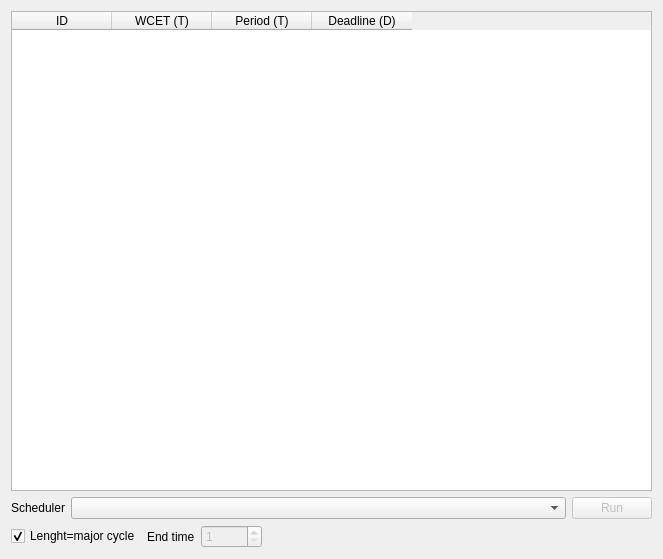
<?xml version="1.0" encoding="UTF-8"?>
<ui version="4.0">
 <class>SchedSim</class>
 <widget class="QWidget" name="SchedSim">
  <property name="geometry">
   <rect>
    <x>0</x>
    <y>0</y>
    <width>663</width>
    <height>559</height>
   </rect>
  </property>
  <property name="windowTitle">
   <string>SchedSim</string>
  </property>
  <layout class="QVBoxLayout" name="verticalLayout_2">
   <item>
    <layout class="QHBoxLayout" name="horizontalLayout">
     <item>
      <widget class="QTableWidget" name="tableWidget">
       <property name="selectionMode">
        <enum>QAbstractItemView::ContiguousSelection</enum>
       </property>
       <property name="selectionBehavior">
        <enum>QAbstractItemView::SelectRows</enum>
       </property>
       <property name="columnCount">
        <number>4</number>
       </property>
       <attribute name="horizontalHeaderVisible">
        <bool>true</bool>
       </attribute>
       <attribute name="verticalHeaderVisible">
        <bool>false</bool>
       </attribute>
       <column>
        <property name="text">
         <string>ID</string>
        </property>
       </column>
       <column>
        <property name="text">
         <string>WCET (T)</string>
        </property>
       </column>
       <column>
        <property name="text">
         <string>Period (T)</string>
        </property>
       </column>
       <column>
        <property name="text">
         <string>Deadline (D)</string>
        </property>
       </column>
      </widget>
     </item>
    </layout>
   </item>
   <item>
    <layout class="QHBoxLayout" name="horizontalLayout_2">
     <item>
      <widget class="QLabel" name="label">
       <property name="text">
        <string>Scheduler</string>
       </property>
      </widget>
     </item>
     <item>
      <widget class="QComboBox" name="schedulersDropdown">
       <property name="sizePolicy">
        <sizepolicy hsizetype="Expanding" vsizetype="Fixed">
         <horstretch>0</horstretch>
         <verstretch>0</verstretch>
        </sizepolicy>
       </property>
      </widget>
     </item>
     <item>
      <widget class="QPushButton" name="runBtn">
       <property name="enabled">
        <bool>false</bool>
       </property>
       <property name="text">
        <string>Run</string>
       </property>
      </widget>
     </item>
    </layout>
   </item>
   <item>
    <layout class="QHBoxLayout" name="horizontalLayout_4">
     <item>
      <widget class="QCheckBox" name="majorCycleCB">
       <property name="text">
        <string>Lenght=major cycle</string>
       </property>
       <property name="checked">
        <bool>true</bool>
       </property>
      </widget>
     </item>
     <item>
      <layout class="QHBoxLayout" name="horizontalLayout_3">
       <item>
        <widget class="QLabel" name="label_2">
         <property name="sizePolicy">
          <sizepolicy hsizetype="Preferred" vsizetype="Preferred">
           <horstretch>0</horstretch>
           <verstretch>0</verstretch>
          </sizepolicy>
         </property>
         <property name="text">
          <string>End time</string>
         </property>
        </widget>
       </item>
       <item>
        <widget class="QSpinBox" name="endTimeInput">
         <property name="enabled">
          <bool>false</bool>
         </property>
         <property name="minimum">
          <number>1</number>
         </property>
         <property name="maximum">
          <number>10000</number>
         </property>
         <property name="singleStep">
          <number>1</number>
         </property>
        </widget>
       </item>
       <item>
        <spacer name="horizontalSpacer">
         <property name="orientation">
          <enum>Qt::Horizontal</enum>
         </property>
         <property name="sizeHint" stdset="0">
          <size>
           <width>40</width>
           <height>20</height>
          </size>
         </property>
        </spacer>
       </item>
      </layout>
     </item>
    </layout>
   </item>
   <item>
    <layout class="QHBoxLayout" name="horizontalLayout_5"/>
   </item>
  </layout>
 </widget>
 <resources/>
 <connections/>
</ui>
